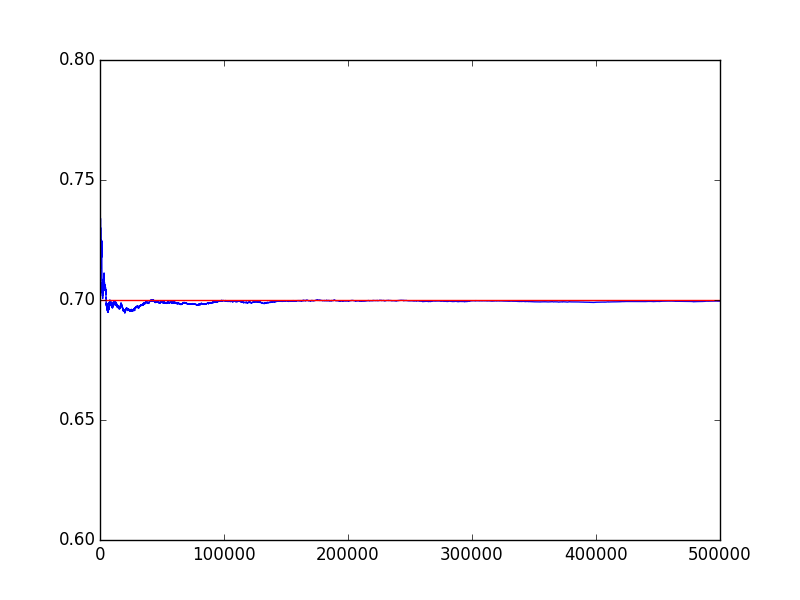

Recreate this plot in Python.
__author__ = 'mbforbes'

import code  # code.interact(local=dict(globals(), **locals()))
import random

import numpy as np
import matplotlib.pyplot as plt

p = 0.7
n = 500000
samples = np.random.random_sample(n)
samples = np.array([1.0 if s <= p else 0.0 for s in list(samples)])
# samples = np.square(samples)
# code.interact(local=dict(globals(), **locals()))

x = []
y = []
for i in range(1, n, 10):
	x += [i]
	y += [np.average(samples[:i])]

plt.plot(x, y)
plt.axhline(y=p, xmin=0, xmax=n, color='red')
plt.ylim([p-0.1, p+0.1])
plt.show()
